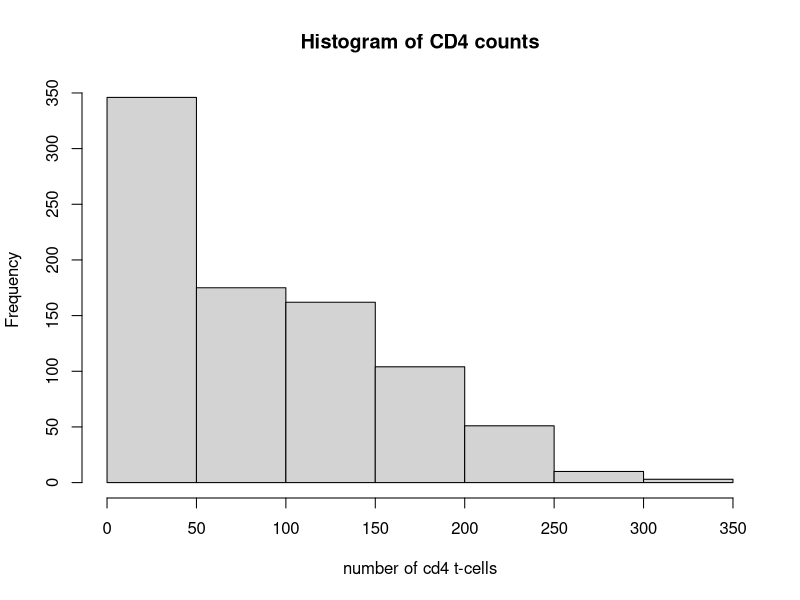
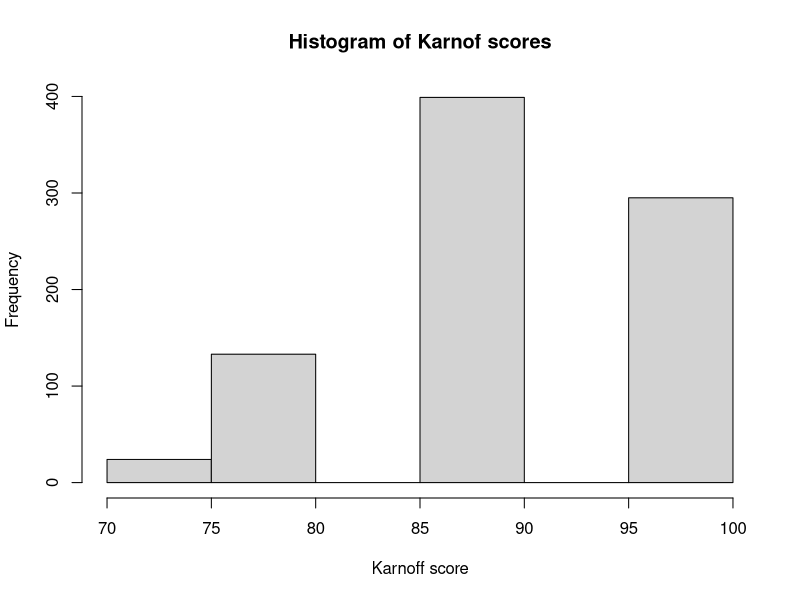
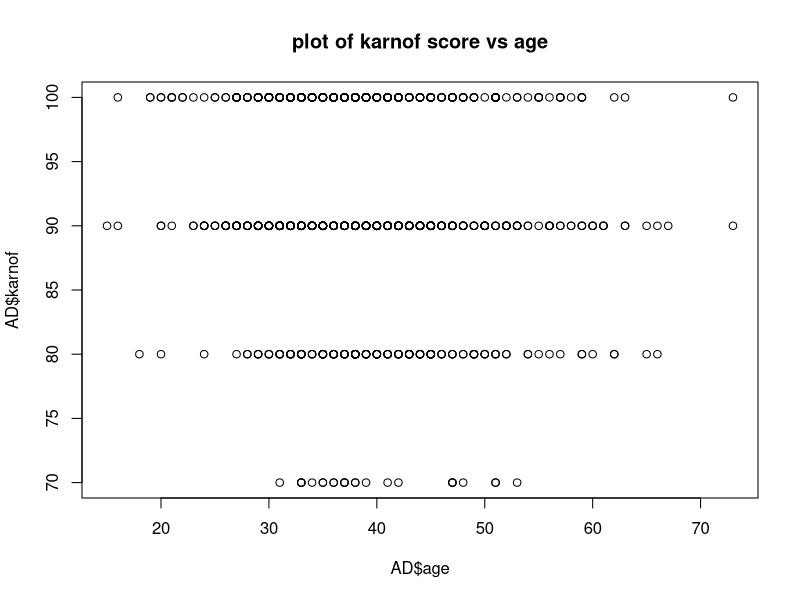
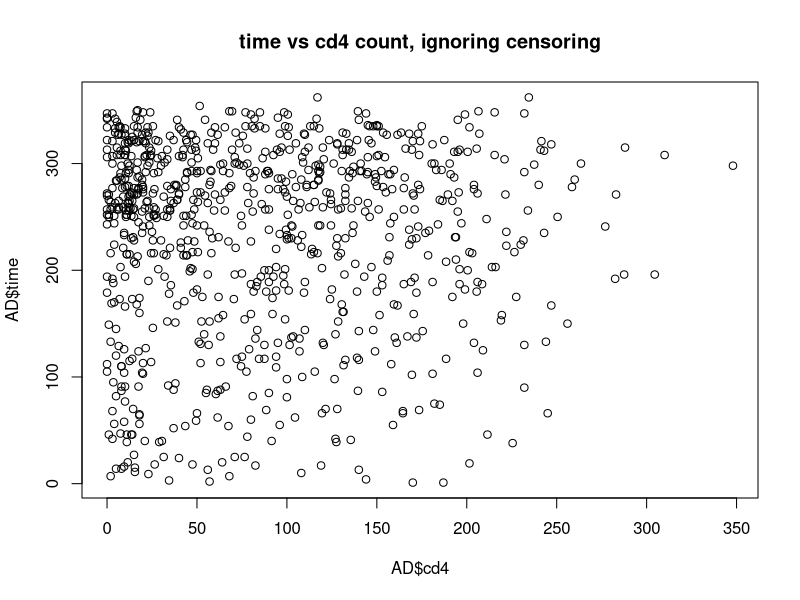

R code for these plots, in order:
## ---- chunk 1
knitr::opts_chunk$set(message=FALSE, warning=FALSE, fig.height=4, fig.width=5, 
                      fig.align = "center")
library(tidyverse)
library(broom)
library(survival)
library(survminer)
## ---- chunk 2
AD = read.csv("AIDSdata.csv")
## ---- chunk 3
hist(AD$cd4, main = "Histogram of CD4 counts", xlab = "number of cd4 t-cells")
hist(AD$karnof, main = "Histogram of Karnof scores", xlab = "Karnoff score", breaks = 5)
#I'm having a hard time getting the histogram breaks right - karnoff scores are multiples of 10 and it doesn't like that
plot(AD$age, AD$karnof, main = "plot of karnof score vs age")
plot(AD$cd4, AD$time, main ="time vs cd4 count, ignoring censoring")
## ---- chunk 4
full = coxph(Surv(time, censor) ~ (tx+strat2+sex+raceth+ivdrug+hemophil+karnof+cd4+priorzdv+age)^2, data = AD) 
full$loglik[2]
red = coxph(Surv(time, censor) ~ tx+strat2+sex+raceth+ivdrug+hemophil+karnof+cd4+priorzdv+age, data = AD) 
red$loglik[2]
length(red$coefficients)
1 - pchisq(2 * full$loglik[2] - 2 * red$loglik[2], df = length(full$coefficients) - length(red$coefficients))
full
## ---- chunk 5
full = coxph(Surv(time, censor) ~ (tx+strat2+sex+raceth+ivdrug+hemophil+karnof+cd4+priorzdv+age)^2, data = AD) 
full$loglik[2]
red = coxph(Surv(time, censor) ~ (tx+strat2+sex+raceth+ivdrug+karnof+cd4+priorzdv+age)^2, data = AD) 
red$loglik[2]
1 - pchisq(2 * full$loglik[2] - 2 * red$loglik[2] , df = length(full$coefficients) - length(red$coefficients))
#red

## ---- chunk 6
full = coxph(Surv(time, censor) ~ (tx+strat2+sex+raceth+ivdrug+karnof+cd4+priorzdv+age)^2, data = AD) 
full$loglik[2]
red = coxph(Surv(time, censor) ~ (tx+sex+raceth+ivdrug+karnof+cd4+priorzdv+age)^2, data = AD) 
red$loglik[2]
1 - pchisq(2 * full$loglik[2] - 2 * red$loglik[2] , df = length(full$coefficients) - length(red$coefficients))
red

## ---- chunk 7
full = coxph(Surv(time, censor) ~ (tx+sex+raceth+ivdrug+karnof+cd4+priorzdv+age)^2, data = AD)  
full$loglik[2]
red = coxph(Surv(time, censor) ~ tx*(sex + priorzdv) + raceth*(sex + karnof + age) + ivdrug*(karnof + priorzdv) + karnof*age + cd4, data = AD) 
red$loglik[2]
1 - pchisq(2 * full$loglik[2] - 2 * red$loglik[2] , df = length(full$coefficients) - length(red$coefficients))
red

## ---- chunk 8
full = coxph(Surv(time, censor) ~ tx*(sex + priorzdv) + raceth*(sex + karnof + age) + ivdrug*(karnof + priorzdv) + karnof*age + cd4, data = AD)
full$loglik[2]
red = coxph(Surv(time, censor) ~ tx*(sex + priorzdv) + raceth*(sex + karnof + age) + ivdrug*priorzdv + cd4, data = AD) 
red$loglik[2]
1 - pchisq(2 * full$loglik[2] - 2 * red$loglik[2] , df = length(full$coefficients) - length(red$coefficients))
red

## ---- chunk 9
full = coxph(Surv(time, censor) ~ tx*(sex + priorzdv) + raceth*sex + raceth*karnof + raceth*age + ivdrug*priorzdv + cd4, data = AD) 
full$loglik[2]
red = coxph(Surv(time, censor) ~ tx*(sex + priorzdv) + raceth*sex + raceth*karnof + ivdrug*priorzdv + cd4, data = AD)
red$loglik[2]
1 - pchisq(2 * full$loglik[2] - 2 * red$loglik[2] , df = length(full$coefficients) - length(red$coefficients))
red
## ---- chunk 10
full = coxph(Surv(time, censor) ~ tx*(sex + priorzdv) + raceth*sex + raceth*karnof + ivdrug*priorzdv + cd4, data = AD) 
full$loglik[2]
red = coxph(Surv(time, censor) ~ tx*(sex + priorzdv) + raceth*sex + karnof + ivdrug*priorzdv + cd4, data = AD)
red$loglik[2]
1 - pchisq(2 * full$loglik[2] - 2 * red$loglik[2] , df = length(full$coefficients) - length(red$coefficients))
red
## ---- chunk 11
full = coxph(Surv(time, censor) ~ (tx+strat2+sex+raceth+ivdrug+hemophil+karnof+cd4+priorzdv+age)^2, data = AD) 
red = coxph(Surv(time, censor) ~ tx*(sex + priorzdv) + raceth*sex + ivdrug*priorzdv + karnof + cd4, data = AD)
1 - pchisq(2 * full$loglik[2] - 2 * red$loglik[2] , df = length(full$coefficients) - length(red$coefficients))
## ---- chunk 12
model = coxph(Surv(time, censor) ~ tx*(sex + priorzdv) + raceth*sex + ivdrug*priorzdv + karnof + cd4, data = AD)
model
## ---- chunk 13
model = coxph(Surv(time, censor) ~ tx*(sex + priorzdv) + raceth*sex + ivdrug*priorzdv + karnof + cd4, data = AD)
modelNoTx = coxph(Surv(time, censor) ~ raceth*sex + ivdrug*priorzdv + karnof + cd4, data = AD)
1 - pchisq(2 * model$loglik[2] - 2 * modelNoTx$loglik[2] , df = length(model$coefficients) - length(modelNoTx$coefficients))
